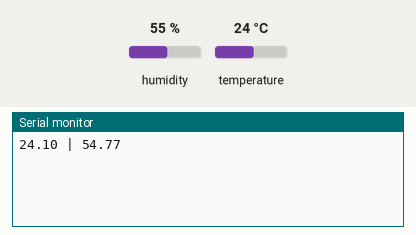
Bench run of a sketch on a simulated Arduino Uno, built with avr-gcc and run on an emulated ATmega328P. Parts: the last lines printed to the serial monitor. Wiring (inferred from the names in the program): AHT10/20 sensor at I2C address 0x38. The test bench sets the inputs (shaded band); at power-on: humidity 55 %, temperature 24 °C.

Above: at 1.4 s.
1.5 s: humidity set to 22 %
At 11.3 s:
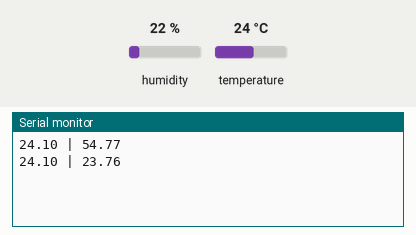
11.6 s: temperature set to 12 °C
At 21.4 s:
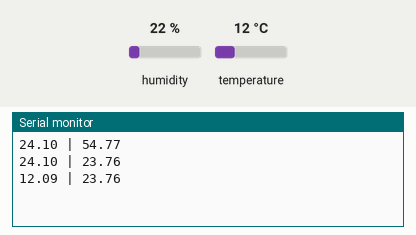
21.7 s: humidity set to 40 %
At 31.7 s:
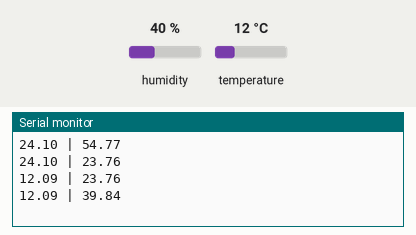
Timing chart, 0 to 33.2 s (numbered marks = the images above; inputs shaded):
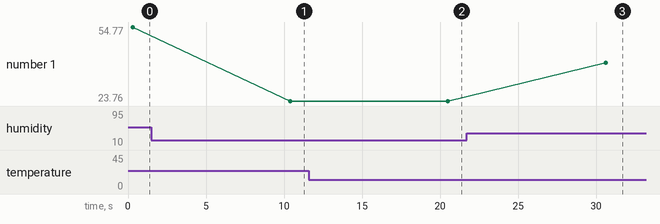

The sketch:

aht10_trh.ino
```cpp
#include "aht10.h"

void setup()
{
  Serial.begin(9600);
  aht.begin(); // or Wire.begin()
  delay(200);

}

void loop()
{
  aht.trigMeasure();
  delay(100); // Data request interval after the trigger must be longer than 75millis
  aht.reqData(); // Requsts all bytes
  Serial.print(aht.tempRead()); // Print temperature value
  Serial.print(" | ");
  Serial.println(aht.rhRead()); // Print humidity value

  delay(10000); // If data request interval smaller than 2S internal temperature of the sensor could go high
}
```

aht10.cpp
```cpp
//#include "Arduino.h"
#include "aht10.h"

double aht10th::rhRead()
{
	uint32_t rhData;

	for(int8_t i = 0; i < 2; i++)
	{
		rhData |= readByte[1 + i];
		rhData = rhData << 4;
	}
	rhData = (rhData << 4) | (readByte[3] >> 4);
	double rh = (double) rhData * 0.000095;
	return rh;
}

double aht10th::tempRead()
{
	uint32_t tempData = readByte[3] & 0x0F;
	for(int8_t i = 0; i < 2; i++)
	{
		tempData = tempData << 8 | readByte[4 + i];
	}
	//uint32_t tempData = ((uint32_t) readByte[3] & 0x0F) << 16 | ((uint16_t) readByte[4]) << 8 | readByte[5];

	double temp = (double) tempData * 0.000191 - 50;
	return temp;
}

void aht10th::reqData()
{

  Wire.requestFrom(I2C_ADDR, 6);
  for(int i = 0; i < 6; i++)
  {
  	readByte[i] = Wire.read();
  }
}

void aht10th::trigMeasure()
{

  Wire.beginTransmission(I2C_ADDR);
  Wire.write(TRIG_MEASURE);
  Wire.endTransmission();
}

void aht10th::begin()
{
	Wire.begin();
}

aht10th aht;
```

aht10.h
```cpp
#ifndef aht10_h
#define aht10_h
#include "Arduino.h"
// Add Wire if not added already
#ifndef Wire
	#include <Wire.h>
#endif
//---Sensor I2C Address and Commands
#define I2C_ADDR 0x38
//#define INIT 0xE1
#define TRIG_MEASURE 0xAC

class aht10th
{
private:
	uint8_t readByte[7] = {0, 0, 0, 0, 0, 0}; // received data buffer

public:
	double rhRead();
	double tempRead();
	void reqData(); // Requsts and store all six data bytes in a buffer
	void trigMeasure(); // Trigger a measurement
	void begin(); // Wire.begin()
};

#endif

extern aht10th aht;
```

Measured:
- after the input at 1.5 s, the serial monitor: prints a new line after 8.9 s (image 1)
- after the input at 11.6 s, the serial monitor: prints a new line after 8.9 s (image 2)
- after the input at 21.7 s, the serial monitor: prints a new line after 8.9 s (image 3)
- plotted number 1: 54.77 → 23.76 after the input at 1.5 s, 23.76 → 39.84 after the input at 21.7 s
